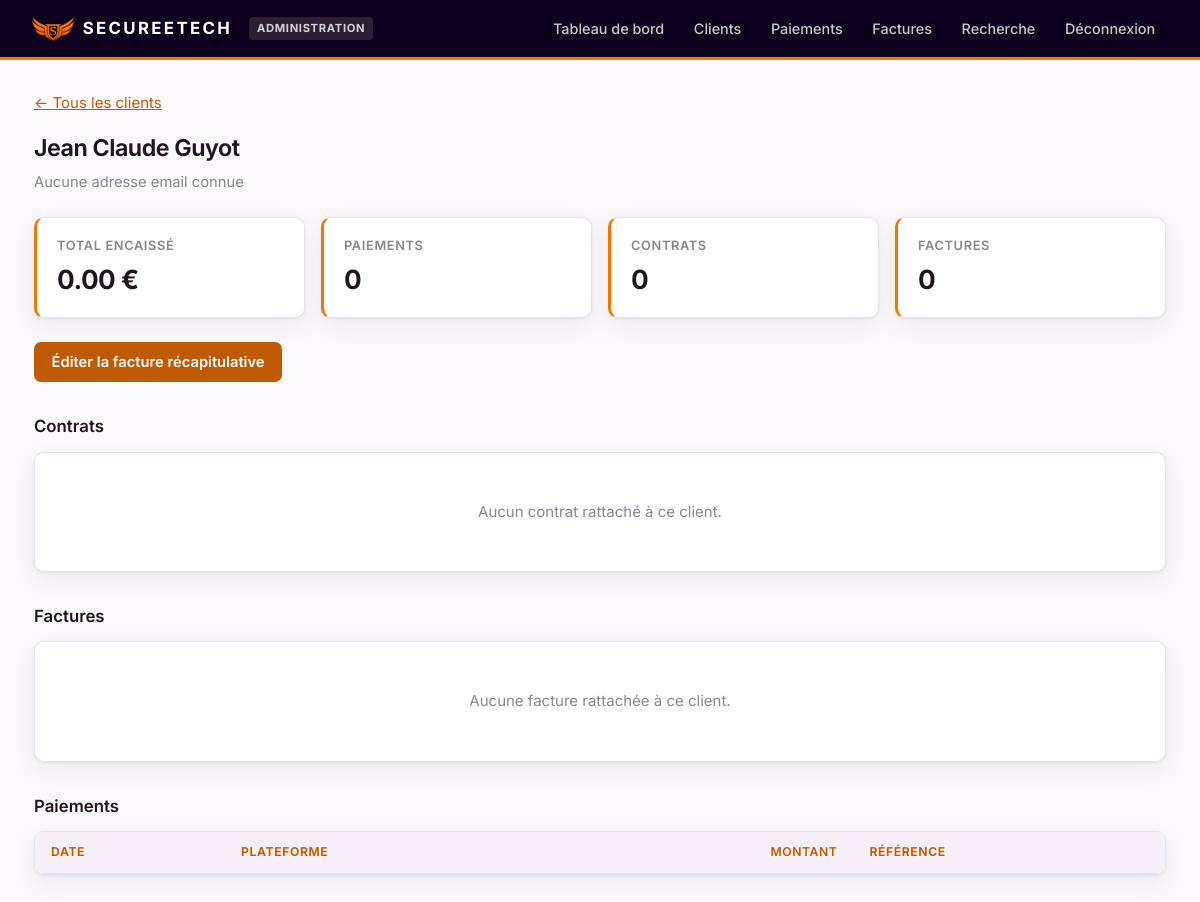
/client/Jean Claude Guyot (signed in), run on an earlier commit of the app's database.
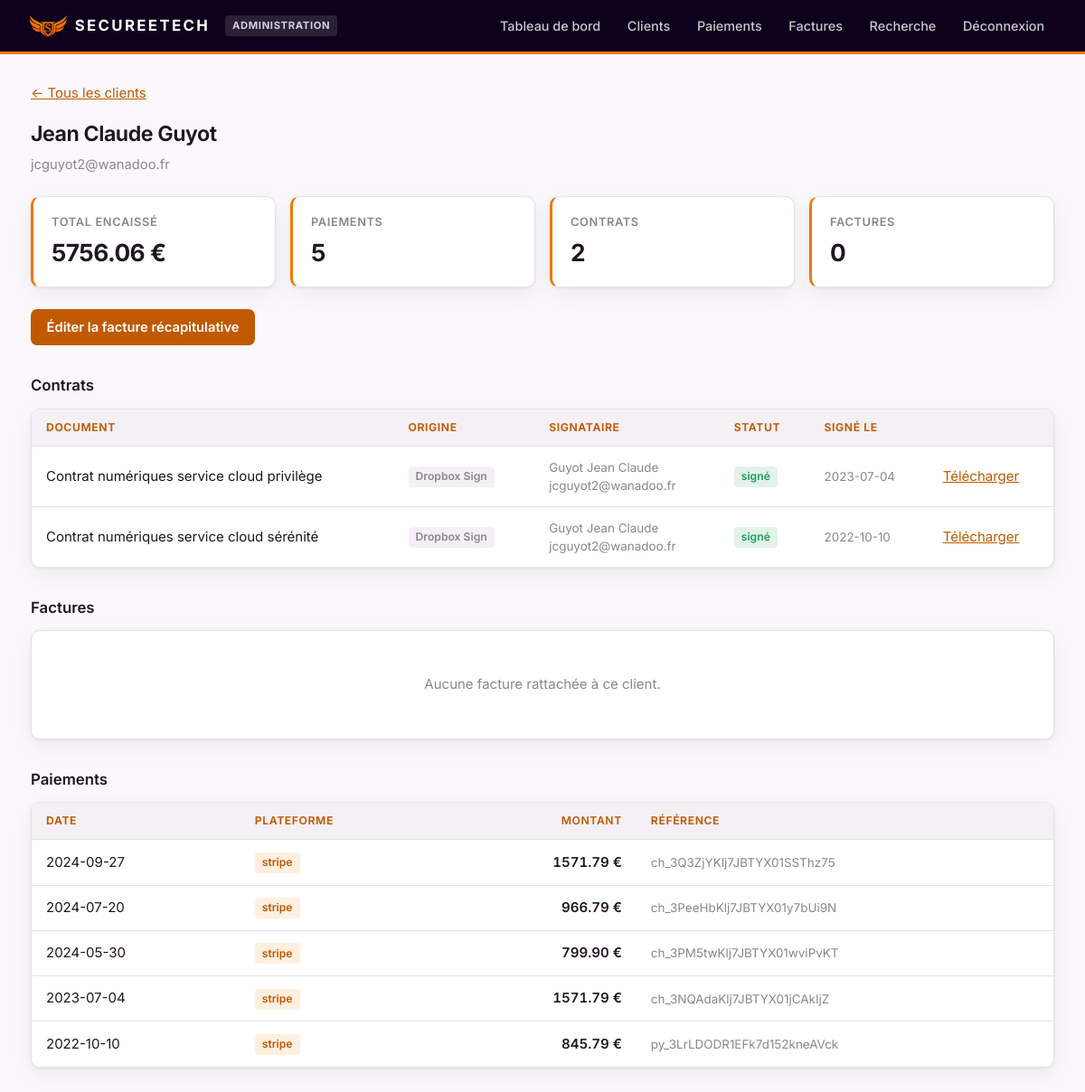
And on a later commit of the database.
### tables this page shows
CREATE TABLE paiements (
        id INTEGER PRIMARY KEY AUTOINCREMENT,
        date_paiement TEXT NOT NULL,
        source TEXT NOT NULL,
        montant REAL NOT NULL,
        client_nom TEXT,
        email TEXT,
        statut TEXT DEFAULT 'pending',
        reference_externe TEXT,
        metadonnees TEXT,
        synchronise INTEGER DEFAULT 0,
        created_at TEXT DEFAULT CURRENT_TIMESTAMP
    , entite TEXT DEFAULT '');

CREATE TABLE contrats (
        id INTEGER PRIMARY KEY AUTOINCREMENT,
        signature_request_id TEXT UNIQUE,
        titre TEXT,
        objet TEXT,
        signataire_email TEXT,
        signataire_nom TEXT,
        statut TEXT,
        signe INTEGER,
        date_creation TEXT,
        date_signature TEXT
    );

### app.py (the view)
@app.route('/client/<client_nom>')
@admin_required
def detail_client(client_nom):
    paiements = database.obtenir_paiements_client(client_nom)
    total = sum(p['montant'] for p in paiements)
    sources = set(p['source'] for p in paiements)
    email = next((p['email'] for p in paiements if p.get('email')), '')
    contrats = database.obtenir_contrats_client(client_nom, email)
    factures_ext = database.obtenir_factures_client(client_nom, email)
    return render_template('client_detail.html',
                         factures_ext=factures_ext,
                         client_nom=client_nom,
                         paiements=paiements,
                         total=total,
                         sources=sources,
                         email=email,
                         contrats=contrats,
                         nb_paiements=len(paiements))

### app.py (called while the page is built)
def admin_required(f):
    @wraps(f)
    def decorated_function(*args, **kwargs):
        role = session.get('role')
        if not role:
            return redirect(url_for('connexion'))
        if role != 'admin':
            return redirect(url_for('recherche'))
        return f(*args, **kwargs)
    return decorated_function

@app.context_processor
def injecter_role():
    return {'role': session.get('role'), 'est_admin': session.get('role') == 'admin'}

### database.py (called while the page is built)
def get_connection():
    conn = sqlite3.connect(DATABASE_URL)
    conn.row_factory = sqlite3.Row
    return conn

def obtenir_paiements_client(client_nom):
    conn = get_connection()
    cursor = conn.cursor()
    cursor.execute(
        '''SELECT * FROM paiements
           WHERE LOWER(TRIM(client_nom)) = LOWER(TRIM(?))
           ORDER BY date_paiement DESC''',
        (client_nom,)
    )
    paiements = [dict(row) for row in cursor.fetchall()]
    conn.close()
    return paiements

### templates/client_detail.html (shortened to what this page needs)
{% extends "base.html" %}
{% block content %}
<p style="margin-bottom:1rem;"><a href="{{ url_for('clients') }}">&larr; Tous les clients</a></p>
<h2>{{ client_nom }}</h2>
<p class="sous-titre">{{ email or 'Aucune adresse email connue' }}</p>
<div class="stats">
  <div class="stat"><div class="libelle">Total encaissé</div><div class="valeur">{{ "%.2f"|format(total) }} €</div></div>
  <div class="stat"><div class="libelle">Paiements</div><div class="valeur">{{ nb_paiements }}</div></div>
  <div class="stat"><div class="libelle">Contrats</div><div class="valeur">{{ contrats|length }}</div></div>
  <div class="stat"><div class="libelle">Factures</div><div class="valeur">{{ factures_ext|length }}</div></div>
</div>
<div style="margin:1.25rem 0;">
  <a class="bouton" href="{{ url_for('facture_client', client_nom=client_nom) }}">Éditer la facture récapitulative</a>
</div>
<h3>Contrats</h3>
<div class="carte">
  {% if contrats %}
  <table>
    <thead><tr><th>Document</th><th>Origine</th><th>Signataire</th><th>Statut</th><th>Signé le</th><th></th></tr></thead>
    <tbody>
      {% for ct in contrats %}
      <tr>
        <td>{{ ct.titre or ct.objet or 'Contrat' }}</td>
        <td><span class="tag gris">{{ 'SignNow' if ct.source == 'signnow' else 'Dropbox Sign' }}</span></td>
        <td class="discret">{{ ct.signataire_nom }}<br>{{ ct.signataire_email }}</td>
        <td>
          {% if ct.signe %}<span class="tag vert">signé</span>
          {% else %}<span class="tag gris">{{ ct.statut }}</span>{% endif %}
        </td>
        <td class="discret">{{ ct.date_signature or ct.date_creation }}</td>
        <td><a href="{{ url_for('contrat_pdf', request_id=ct.signature_request_id) }}">Télécharger</a></td>
      </tr>
      {% endfor %}
    </tbody>
  </table>
  {% else %}
  <div class="vide">Aucun contrat rattaché à ce client.</div>
  {% endif %}
</div>
<h3>Factures</h3>
<div class="carte">
  {% if factures_ext %}
  <table>
    <thead><tr><th>Numéro</th><th>Date</th><th>Statut</th><th class="num">Montant</th><th></th></tr></thead>
    <tbody>
      {% for f in factures_ext %}
      <tr>
        <td>{{ f.numero or f.facture_id }}</td>
        <td class="discret">{{ f.date_facture }}</td>
        <td>
          {% if f.statut == 'paid' %}<span class="tag vert">payée</span>
          {% else %}<span class="tag gris">{{ f.statut }}</span>{% endif %}
        </td>
        <td class="num">{{ "%.2f"|format(f.montant) }} {{ f.devise }}</td>
        <td>{% if f.lien_pdf %}<a href="{{ f.lien_pdf }}" target="_blank" rel="noopener">PDF</a>{% endif %}</td>
      </tr>
      {% endfor %}
    </tbody>
  </table>
  {% else %}
  <div class="vide">Aucune facture rattachée à ce client.</div>
  {% endif %}
</div>
<h3>Paiements</h3>
<div class="carte">
  <table>
    <thead><tr><th>Date</th><th>Plateforme</th><th class="num">Montant</th><th>Référence</th></tr></thead>
    <tbody>
      {% for p in paiements %}
      <tr>
        <td>{{ p.date_paiement }}</td>
        <td><span class="tag">{{ p.source }}</span></td>
        <td class="num">{{ "%.2f"|format(p.montant) }} €</td>
        <td class="discret">{{ p.reference_externe or '-' }}</td>
      </tr>
      {% endfor %}
    </tbody>
  </table>
</div>
{% endblock %}

What changed in the data, as far as the page shows it:
added paiements: email "jcguyot2@wanadoo.fr", date_paiement "2024-09-27", source "stripe", montant "1571.79", reference_externe "ch_3Q3ZjYKlj7JBTYX01SSThz75"
added contrats: titre "Contrat numériques service cloud privilège", source "Dropbox Sign", signataire_nom "Guyot Jean Claude", signataire_email "jcguyot2@wanadoo.fr", signe "signé", date_signature "2023-07-04"
added contrats: titre "Contrat numériques service cloud sérénité", source "Dropbox Sign", signataire_nom "Guyot Jean Claude", signataire_email "jcguyot2@wanadoo.fr", signe "signé", date_signature "2022-10-10"
added paiements: date_paiement "2024-07-20", source "stripe", montant "966.79", reference_externe "ch_3PeeHbKlj7JBTYX01y7bUi9N"
added paiements: date_paiement "2024-05-30", source "stripe", montant "799.90", reference_externe "ch_3PM5twKlj7JBTYX01wviPvKT"
added paiements: date_paiement "2023-07-04", source "stripe", montant "1571.79", reference_externe "ch_3NQAdaKlj7JBTYX01jCAkIjZ"
added paiements: date_paiement "2022-10-10", source "stripe", montant "845.79", reference_externe "py_3LrLDODR1EFk7d152kneAVck"
Also different on the page:
{{ "%.2f"|format(total) }}: "0.00" → "5756.06"
{{ nb_paiements }}: "0" → "5"
{{ contrats|length }}: "0" → "2"
{{ email or 'Aucune adresse email connue' }}: "Aucune adresse email connue" → (not shown)
text no longer shown: "Aucun contrat rattaché à ce client."
text now shown: "DOCUMENT ORIGINE SIGNATAIRE STATUT SIGNÉ LE"
